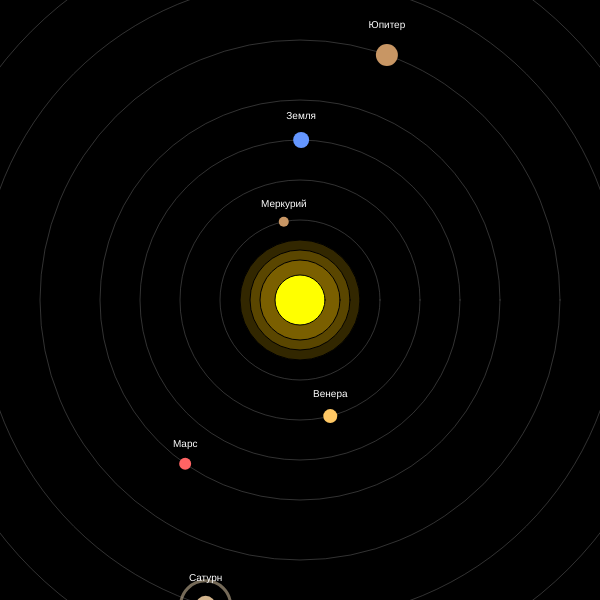
Frame 1 (no input)
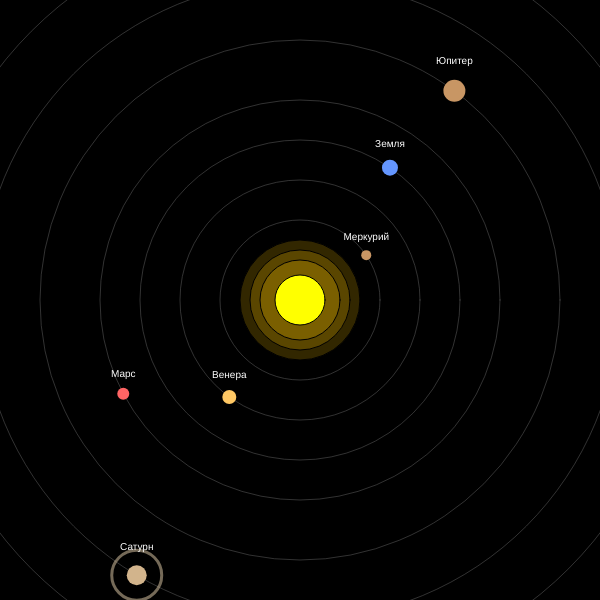
Frame 60 (no input)
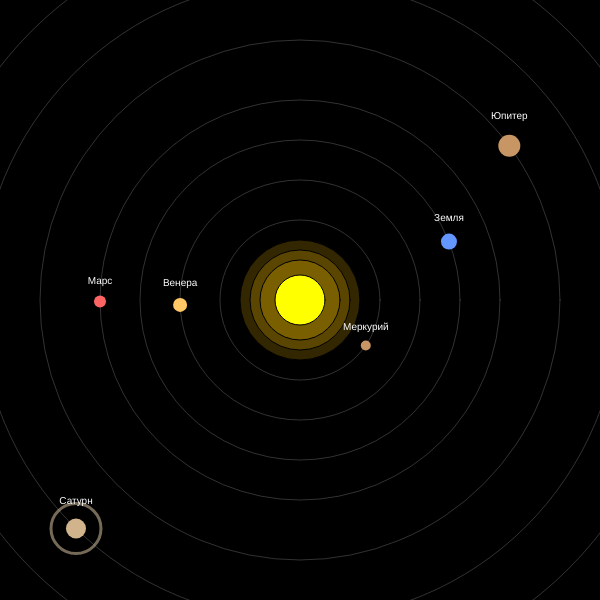
Frame 120 (the mouse pressed at the canvas centre since frame 60)

The p5.js sketch that drew these frames (run headless with seeded random() and noise() and a simulated clock; from frame 60 on, the mouse is pressed at the canvas centre):

// p5.js sketch
// ── sketch.js
// Глобальная переменная - массив для хранения всех планет
let planets = [];

// Класс Planet - чертёж для создания планет
class Planet {
  constructor(c, r, d, s, hasRings, name) {
    this.color = c;           // Цвет планеты
    this.radius = r;          // Радиус в пикселях
    this.distance = d;        // Расстояние от Солнца
    this.speed = s;           // Скорость вращения
    this.angle = random(TWO_PI); // Случайный угол старта
    this.hasRings = hasRings; // Есть ли кольца (для Сатурна)
    this.name = name;         // Название планеты
  }

  // Метод update() - движение планеты по орбите
  update() {
    this.angle += this.speed;
  }

  // Метод show() - рисование планеты
  show() {
    let x = cos(this.angle) * this.distance;
    let y = sin(this.angle) * this.distance;
    
    // Рисуем кольца (если есть) ДО планеты
    if (this.hasRings) {
      noFill();
      stroke(200, 180, 150, 150);
      strokeWeight(3);
      ellipse(x, y, this.radius * 2.5, this.radius * 2.5);
    }
    
    // Рисуем планету
    fill(this.color);
    noStroke();
    ellipse(x, y, this.radius, this.radius);
    
    // Рисуем название планеты
    fill(255);
    textSize(10);
    textAlign(CENTER);
    text(this.name, x, y - this.radius - 5);
  }
}

// Функция setup() - выполняется один раз при запуске
function setup() {
  createCanvas(600, 600);

  // Добавляем планеты в массив
  // Параметры: color(R, G, B), radius, distance, speed, hasRings, name
  
  planets.push(new Planet(color(200, 150, 100), 10, 80, 0.02, false, "Меркурий"));
  planets.push(new Planet(color(255, 200, 100), 14, 120, 0.015, false, "Венера"));
  planets.push(new Planet(color(100, 150, 255), 16, 160, 0.01, false, "Земля"));
  planets.push(new Planet(color(255, 100, 100), 12, 200, 0.008, false, "Марс"));
  planets.push(new Planet(color(200, 150, 100), 22, 260, 0.005, false, "Юпитер"));
  planets.push(new Planet(color(210, 180, 140), 20, 320, 0.004, true, "Сатурн"));
  planets.push(new Planet(color(150, 200, 200), 18, 380, 0.003, false, "Уран"));
  planets.push(new Planet(color(100, 100, 255), 17, 440, 0.002, false, "Нептун"));
}

// Функция draw() - выполняется бесконечно (~60 раз в секунду)
function draw() {
  // Очистка экрана (чёрный фон)
  background(0);
  
  // Сохраняем текущее состояние трансформации
  push();
  
  // Перемещаем центр координат в середину холста
  translate(width / 2, height / 2);
  
  // Рисуем Солнце с эффектом свечения
  // 3 полупрозрачных круга для свечения
  for (let i = 3; i > 0; i--) {
    fill(255, 200, 0, 50);
    ellipse(0, 0, 60 + i * 20, 60 + i * 20);
  }
  // Само Солнце (яркое)
  fill(255, 255, 0);
  ellipse(0, 0, 50, 50);
  
  // Рисуем орбиты планет
  noFill();
  stroke(100);
  strokeWeight(0.5);
  for (let planet of planets) {
    ellipse(0, 0, planet.distance * 2, planet.distance * 2);
  }
  
  // Обновляем и рисуем каждую планету
  for (let planet of planets) {
    planet.update();
    planet.show();
  }
  
  // Восстанавливаем состояние трансформации
  pop();
}
